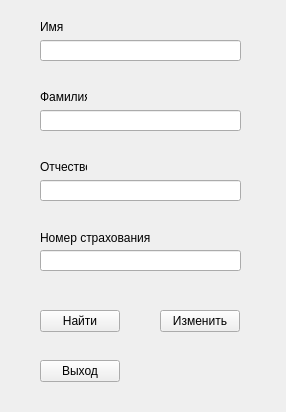
<?xml version="1.0" encoding="UTF-8"?>
<ui version="4.0">
 <class>findRec</class>
 <widget class="QWidget" name="findRec">
  <property name="windowModality">
   <enum>Qt::ApplicationModal</enum>
  </property>
  <property name="geometry">
   <rect>
    <x>0</x>
    <y>0</y>
    <width>286</width>
    <height>412</height>
   </rect>
  </property>
  <property name="minimumSize">
   <size>
    <width>286</width>
    <height>412</height>
   </size>
  </property>
  <property name="maximumSize">
   <size>
    <width>286</width>
    <height>412</height>
   </size>
  </property>
  <property name="windowTitle">
   <string>Form</string>
  </property>
  <widget class="QPushButton" name="pushButton_findRecord">
   <property name="geometry">
    <rect>
     <x>40</x>
     <y>310</y>
     <width>80</width>
     <height>22</height>
    </rect>
   </property>
   <property name="text">
    <string>Найти</string>
   </property>
  </widget>
  <widget class="QLabel" name="label_4">
   <property name="geometry">
    <rect>
     <x>40</x>
     <y>230</y>
     <width>111</width>
     <height>16</height>
    </rect>
   </property>
   <property name="text">
    <string>Номер страхования</string>
   </property>
  </widget>
  <widget class="QLabel" name="label">
   <property name="geometry">
    <rect>
     <x>40</x>
     <y>20</y>
     <width>47</width>
     <height>14</height>
    </rect>
   </property>
   <property name="text">
    <string>Имя</string>
   </property>
  </widget>
  <widget class="QLineEdit" name="lineEdit_Number">
   <property name="geometry">
    <rect>
     <x>40</x>
     <y>250</y>
     <width>201</width>
     <height>21</height>
    </rect>
   </property>
  </widget>
  <widget class="QLabel" name="label_3">
   <property name="geometry">
    <rect>
     <x>40</x>
     <y>160</y>
     <width>47</width>
     <height>14</height>
    </rect>
   </property>
   <property name="text">
    <string>Отчество</string>
   </property>
  </widget>
  <widget class="QLineEdit" name="lineEdit_Name">
   <property name="geometry">
    <rect>
     <x>40</x>
     <y>40</y>
     <width>201</width>
     <height>21</height>
    </rect>
   </property>
  </widget>
  <widget class="QPushButton" name="pushButton_change">
   <property name="geometry">
    <rect>
     <x>160</x>
     <y>310</y>
     <width>80</width>
     <height>22</height>
    </rect>
   </property>
   <property name="text">
    <string>Изменить</string>
   </property>
  </widget>
  <widget class="QLineEdit" name="lineEdit_SecondName">
   <property name="geometry">
    <rect>
     <x>40</x>
     <y>110</y>
     <width>201</width>
     <height>21</height>
    </rect>
   </property>
  </widget>
  <widget class="QLabel" name="label_2">
   <property name="geometry">
    <rect>
     <x>40</x>
     <y>90</y>
     <width>47</width>
     <height>14</height>
    </rect>
   </property>
   <property name="text">
    <string>Фамилия</string>
   </property>
  </widget>
  <widget class="QLineEdit" name="lineEdit_Patronymic">
   <property name="geometry">
    <rect>
     <x>40</x>
     <y>180</y>
     <width>201</width>
     <height>21</height>
    </rect>
   </property>
  </widget>
  <widget class="QPushButton" name="pushButton_Quit">
   <property name="geometry">
    <rect>
     <x>40</x>
     <y>360</y>
     <width>80</width>
     <height>22</height>
    </rect>
   </property>
   <property name="text">
    <string>Выход</string>
   </property>
  </widget>
 </widget>
 <resources/>
 <connections/>
</ui>
